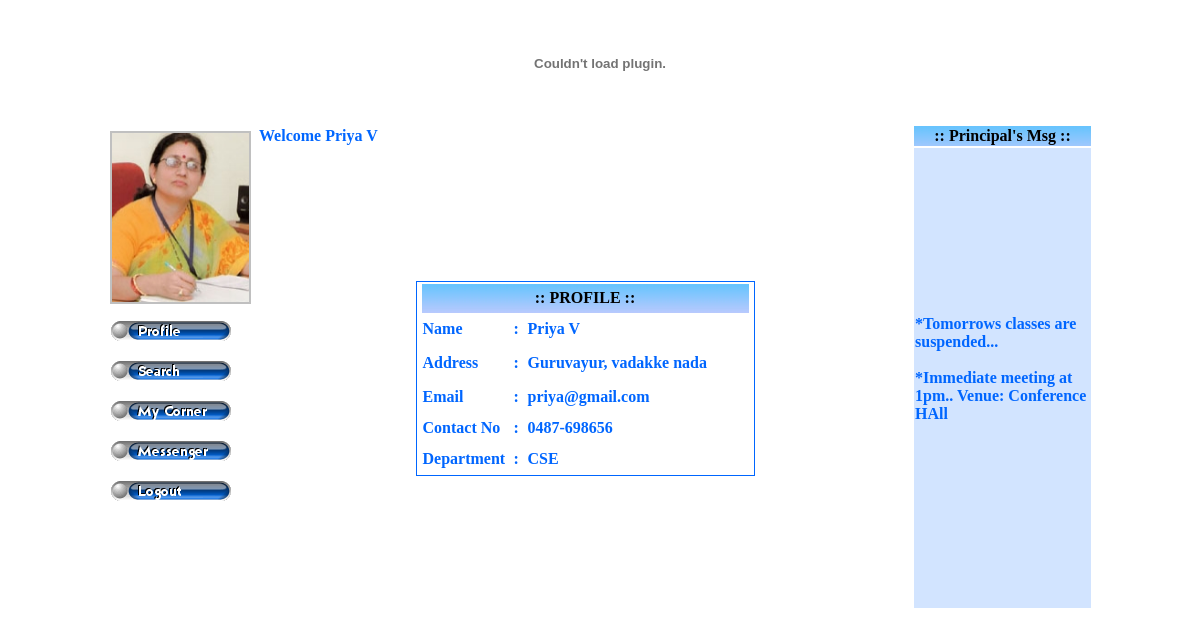
Screenshot of /hod_home.php (signed in) with the database file from the repository.
### tables this page shows
CREATE TABLE IF NOT EXISTS `staff` (
  `staffid` varchar(15) NOT NULL,
  `password` varchar(100) NOT NULL,
  `name` varchar(50) NOT NULL,
  `email` varchar(50) NOT NULL,
  `phone` varchar(15) NOT NULL,
  `mobile` varchar(15) NOT NULL,
  `maritalStatus` char(1) NOT NULL,
  `paddress` varchar(1000) NOT NULL,
  `taddress` varchar(1000) NOT NULL,
  `dob` date NOT NULL,
  `gender` char(1) NOT NULL,
  `religion` varchar(30) NOT NULL,
  `caste` varchar(30) NOT NULL,
  `dept` varchar(5) NOT NULL,
  `qualification` varchar(500) NOT NULL,
  `designation` varchar(30) NOT NULL,
  `photo` varchar(50) NOT NULL,
  PRIMARY KEY (`staffid`)
);

CREATE TABLE IF NOT EXISTS `news` (
  `staffid` varchar(20) NOT NULL,
  `dept` char(5) NOT NULL,
  `sem` tinyint(4) NOT NULL,
  `text` varchar(3000) NOT NULL
);

### hod_home.php (the view, shortened to what this page needs)
<HTML><HEAD>
<link rel="stylesheet" type="text/css" href="hodv_menustyle.css" media="screen, print" />
<link href="news.css" rel="stylesheet" type="text/css">
<link href="text.css" rel="stylesheet" type="text/css">
<link href="title.css" rel="stylesheet" type="text/css">
</HEAD>
<BODY text=#C0C0C0 vLink=#C0C0C0 aLink=#C0FFAB link=#C0C0C0 leftmargin="0" topmargin="0">
<?php
 $staffid=$_COOKIE['user'];
 $con=mysql_connect("localhost","root","");
 if(!$con)
 {
 die("could not connect:".mysql_error());
 }
 else
 {
 $query=mysql_query("SELECT * FROM staff WHERE staffid='$staffid'");
 $row=mysql_fetch_array($query);
 $name=$row['name'];
 $photo=$row['photo'];
 $src="upload/".$photo;
 $address=$row['paddress'];
 $email=$row['email'];
 $phone=$row['phone'];
 $dept=$row['dept'];
 }
 ?>
<table width="200" border="0" align="center">
  <tr>
    <td colspan="3"><div align="center">
        <object classid="clsid:D27CDB6E-AE6D-11cf-96B8-444553540000" codebase="http://download.macromedia.com/pub/shockwave/cabs/flash/swflash.cab#version=6,0,29,0" width="980" height="120">
          <embed src="banner.swf" quality="high" pluginspage="http://www.macromedia.com/go/getflashplayer" type="application/x-shockwave-flash" width="980" height="120"></embed>
        </object>
    </div></td>
  </tr>
  <tr>
    <td width="145" rowspan="2"><p class="style7"><img src="<?php echo $src; ?>" alt="" name="photo" width="137" height="169" border="2" class="style6"></p>
        <table border="0" cellpadding="0" cellspacing="0">
          <tr>
            <td> <a onmouseover="setOverImg('1','');overSub=true;showSubMenu('submenu1','button1');" onmouseout="setOutImg('1','');overSub=false;setTimeout('hideSubMenu(\'submenu1\')',delay);" target=""><img src="hodv_buttons/button1up.png" border="0" id="button1" vspace="1" hspace="1"></a><br>
            </td>
          </tr>
          <tr>
            <td>&nbsp;</td>
          </tr>
          <tr>
            <td> <a onmouseover="setOverImg('2','');overSub=true;showSubMenu('submenu2','button2');" onmouseout="setOutImg('2','');overSub=false;setTimeout('hideSubMenu(\'submenu2\')',delay);" target=""><img src="hodv_buttons/button2up.png" border="0" id="button2" vspace="1" hspace="1"></a><br>
            </td>
          </tr>
          <tr>
            <td>&nbsp;</td>
          </tr>
          <tr>
            <td> <a onmouseover="setOverImg('3','');overSub=true;showSubMenu('submenu3','button3');" onmouseout="setOutImg('3','');overSub=false;setTimeout('hideSubMenu(\'submenu3\')',delay);" target=""><img src="hodv_buttons/button3up.png" border="0" id="button3" vspace="1" hspace="1"></a><br>
            </td>
          </tr>
          <tr>
            <td>&nbsp;</td>
          </tr>
          <tr>
            <td> <a href="hod_sendmsg.php" onmouseover="setOverImg('4','');overSub=true;showSubMenu('submenu4','button4');" onmouseout="setOutImg('4','');overSub=false;setTimeout('hideSubMenu(\'submenu4\')',delay);" target=""><img src="hodv_buttons/button4up.png" border="0" id="button4" vspace="1" hspace="1"></a><br>
            </td>
          </tr>
          <tr>
            <td>&nbsp;</td>
          </tr>
          <tr>
            <td><a href="logout.php" onmouseover="setOverImg('5','');overSub=true;showSubMenu('submenu5','button5');" onmouseout="setOutImg('5','');overSub=false;setTimeout('hideSubMenu(\'submenu5\')',delay);" target=""><img src="hodv_buttons/button5up.png" border="0" id="button5" vspace="1" hspace="1"></a><br>
            </td>
          </tr>
        </table>
        <p>&nbsp;</p>
        <p>&nbsp;</p>
        <p>&nbsp;</p></td>
    <td width="652" height="15" class="text">Welcome <?php echo $name; ?></td>
    <td width="175" height="15" background="title.jpg"><div align="center"><span class="style8 style9"><strong>:: Principal's Msg :: </strong></span></div></td>
  </tr>
  <tr>
    <td><table width="339" border="0" align="center" bgcolor="#0066FF" cellpadding="0" cellspacing="1">
        <tr>
          <td bgcolor="#FFFFFF"><table width="331" border="0" align="center" class="text">
              <tr>
                <td height="29" colspan="3" background="title.jpg"><div align="center" class="style8 style9">:: PROFILE :: </div></td>
              </tr>
              <tr>
                <td width="87" height="29"><div align="right" class="style5">
                    <div align="left"><strong>Name</strong></div>
                </div></td>
                <td width="10"><span class="style6">:</span></td>
                <td width="220"><span class="style5"><strong><?php echo $name; ?></strong></span></td>
              </tr>
              <tr>
                <td height="35"><div align="right" class="style5">
                    <div align="left"><strong>Address</strong></div>
                </div></td>
                <td><span class="style6">:</span></td>
                <td><span class="style5"><strong><?php echo $address; ?></strong></span></td>
              </tr>
              <tr>
                <td height="28"><div align="right" class="style5">
                    <div align="left"><strong>Email</strong></div>
                </div></td>
                <td><span class="style6">:</span></td>
                <td><span class="style5"><strong><?php echo $email; ?></strong></span></td>
              </tr>
              <tr>
                <td height="31"><div align="right" class="style5">
                    <div align="left"><strong>Contact No</strong></div>
                </div></td>
                <td><span class="style6">:</span></td>
                <td><span class="style5"><strong><?php echo $phone; ?></strong></span></td>
              </tr>
              <tr>
                <td height="27"><div align="right" class="style5">
                    <div align="left"><strong>Department</strong></div>
                </div></td>
                <td><span class="style6">:</span></td>
                <td><span class="style5"><strong><?php echo $dept; ?></strong></span></td>
              </tr>
          </table></td>
        </tr>
    </table></td>
    <td height="460" bgcolor="#D2E4FF"><marquee width="120" height="450" scrolldelay="120" direction="up" class="news">
      <?php
$con=mysql_connect("localhost","root","");
 if(!$con)
 {
 die("could not connect:".mysql_error());
 }
 else
 {
 $newser="principal";
 $query=mysql_query("SELECT * FROM news WHERE staffid='$newser' AND dept='$dept'");
 while($row=mysql_fetch_array($query))
 {
 		echo "*".$row['text'];
		echo "<br><br>";
}
 mysql_close($con); } ?>
    </marquee></td>
  </tr>
</table>
</body>
</HTML>

### news.css (style rules this page uses)
.news { color: #0066FF; font-weight: bold; font-family: "Times New Roman"; }

### text.css (style rules this page uses)
.text { color: #0066FF; font-weight:bold; }

### rows the page displays
staff: photo (picture), name "Priya V", paddress "Guruvayur, vadakke nada", email "priya@gmail.com", phone "0487-698656", dept "CSE"
news: text "Tomorrows classes are suspended..."
news: text "Immediate meeting at 1pm.. Venue: Conference HAll"
